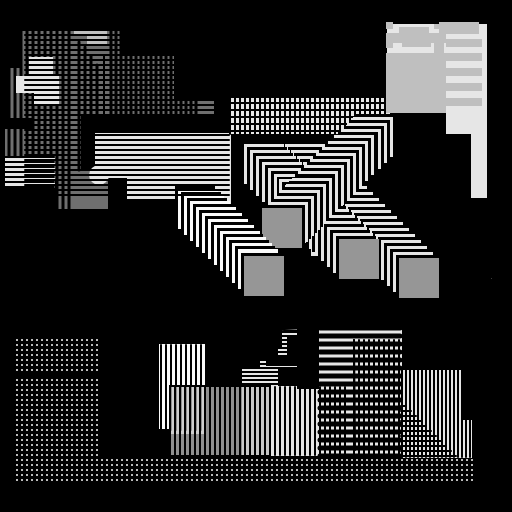
Frame 1 (no input)
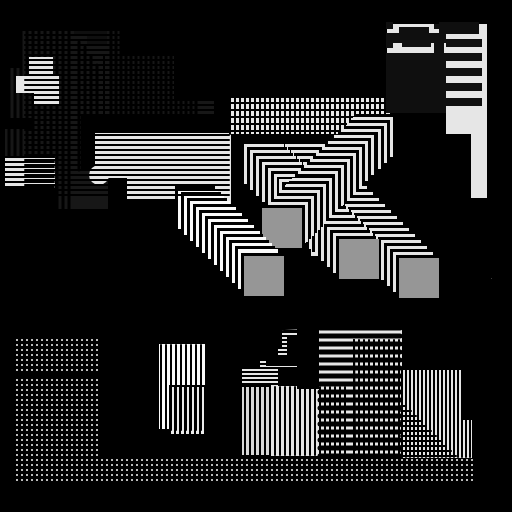
Frame 60 (no input)
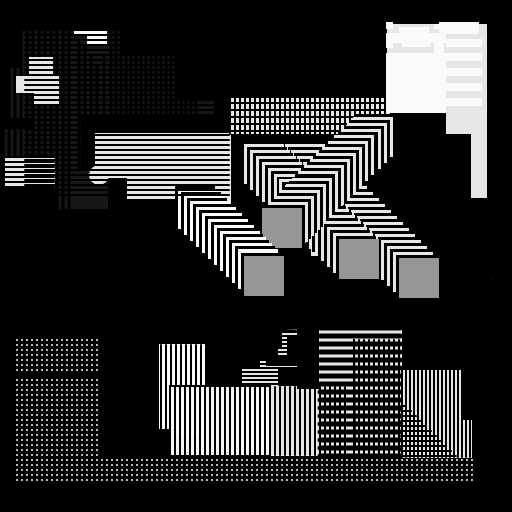
Frame 120 (the mouse pressed at the canvas centre since frame 60)

The p5.js sketch that drew these frames (run headless with seeded random() and noise() and a simulated clock; from frame 60 on, the mouse is pressed at the canvas centre):

// p5.js sketch
// ── sketch.js
function setup() {
  createCanvas(512, 512);
}

function draw() {
  var r = 1;
  var g = 1;
  var b = 1;
  r = random(0, 155);
  g = random(0, 255);
  b = random(0, 255);

  background(0);
  

  frameRate(30);

  strokeWeight(0);
  fill(r);
  rect(21, 31, 100, 50);
  rect(74, 56, 100, 50);
  rect(10, 68, 100, 50);
  rect(34, 100, 180, 50);

  strokeWeight(0);
  //230
  fill(r);
  rect(5, 129, 100, 50);
  rect(58, 159, 50, 50);

  fill(230);
  rect(387, 24, 100, 100);
  fill(230);
  strokeWeight(0);
  rect(230, 98, 257, 100);

  fill(230);
  rect(24, 250, 210, 80);
  rect(127, 156, 230, 100);

  fill(230);
  rect(242, 328, 230, 130);

  fill(0);
  rect(81, 116, 149, 55);

  fill(230);
  rect(95, 133, 139, 45);

  fill(0);
  rect(390, 113, 56, 30);

  strokeWeight(0);
  fill(0);
  line(346, 141, 346, 191);

  fill(0);
  for (var i = 346; i < 400; i += 4) {
    line(i, 141, i, 191);
    fill(0);
    rect(127, 242, 120, 66);
    rect(126, 199, 100, 100);
  }

  fill(0);
  rect(241, 189, 70, 70);

  // cuadrado que cambia tonalidades
  fill(250);
  rect(45, 344, 160, 90);
  strokeWeight(0);

  strokeWeight(2);
  fill(0);

  strokeWeight(2);
  fill(0);

  for (var x = 230; x < 390; x += 5) {
    line(x, 98, x, 134);
  }
  push();
  fill(0);
  line(230, 103, 386, 103);
  line(230, 110, 386, 110);
  line(230, 117, 386, 117);
  line(230, 124, 386, 124);
  line(230, 131, 386, 131);
  pop();

  //lineas verticales del rectangulo de abajo a la izquierda
  strokeWeight(2);
  for (var e = 46; e < 206; e += 5) {
    fill(0);
    line(e, 345, e, 430);
  }

  //250
  fill(b, b);

  rect(170, 386, 100, 70);
  fill(0);
  line(170, 387, 170, 455);
  line(175, 387, 175, 455);

  //lineas verticales del rectangulo de abajo a la derecha
  for (var r = 170; r < 350; r += 5) {
    line(r, 387, r, 455);
  }

  strokeWeight(5);
  for (var h = 320; h < 600; h += 8) {
    line(320, h, 400, h);
  }
  strokeWeight(0);
  fill(230);
  rect(402, 278, 90, 60);

  fill(0);

  for (var g = 401; g < 500; g += 5) {
    line(401, g, 491, g);
  }

  fill(0);
  rect(242, 328, 40, 20);
  fill(0);
  rect(240, 347, 20, 20);
  fill(0);
  rect(297, 327, 22, 62);

  strokeWeight(2);
  fill(0);
  line(401, 278, 491, 278);

  for (var y = 401; y < 601; y += 5) {
    line(401, y, y, y);
  }

  fill(0);
  line(354, 340, 355, 450);
  for (var f = 354; f < 400; f += 5) {
    line(f, 340, f, 455);
  }
  fill(0);
  rect(240, 457, 100, 10);
  fill(0);
  rect(45, 430, 123, 10);
  strokeWeight(3);
  line(97, 65, 97, 120);
  line(91, 56, 91, 130);
  line(85, 47, 85, 140);
  line(79, 42, 79, 170);

  for (var t = 9; t < 70; t += 6) {
    line(t, 30, t, 247);
  }
  strokeWeight(0);
  fill(230);
  rect(29, 57, 24, 20);
  fill(230);
  rect(16, 76, 24, 17);
  rect(34, 75, 25, 29);
  rect(5, 158, 50, 30);

  fill(0);
  rect(231, 134, 240, 100);

  strokeWeight(2);

  fill(0);
  line(5, 157, 54, 157);
  line(5, 162, 54, 162);
  line(5, 167, 54, 167);
  line(5, 172, 54, 172);
  line(5, 177, 54, 177);
  line(5, 182, 54, 182);
  line(5, 187, 54, 187);

  fill(0);
  rect(279, 370, 30, 15);
  rect(267, 356, 29, 9);
  rect(288, 337, 10, 18);
  strokeWeight(2);
  fill(0);
  line(104, 55, 104, 116);

  fill(0);
  line(240, 322, 307, 326);
  line(240, 328, 307, 331);

  for (var e = 260; e < 385; e += 4) {
    line(240, e, 307, e);
  }
  fill(0);
  rect(237, 329, 40, 30);
  rect(462, 349, 100, 70);

  strokeWeight(3);
  for (var q = 111; q < 200; q += 5) {
    line(q, 31, q, 115);
  }

  strokeWeight(0);

  fill(b);
  rect(74, 31, 33, 5);
  rect(87, 36, 20, 8);

  rect(386, 33, 60, 10);
  rect(399, 27, 30, 10);
  rect(439, 22, 40, 12);

  rect(386, 22, 7, 7);
  rect(434, 24, 7, 5);
  rect(386, 41, 7, 7);
  rect(386, 53, 60, 60);
  rect(434, 43, 10, 10);
  rect(402, 40, 29, 7);
  rect(446, 39, 36, 8);
  rect(446, 53, 36, 8);
  rect(446, 68, 36, 8);
  rect(446, 83, 36, 8);
  rect(446, 98, 36, 8);
  fill(230);
  circle(99, 175, 20);

  //seguidilla de cuadrados 1
  fill(0);
  rect(282, 141, 40, 40);
  fill(230);
  rect(285, 144, 40, 40);
  fill(0);
  rect(288, 147, 40, 40);
  fill(230);
  rect(291, 150, 40, 40);
  fill(0);
  rect(294, 153, 40, 40);
  fill(230);
  rect(297, 156, 40, 40);
  fill(0);
  rect(300, 159, 40, 40);
  fill(230);
  rect(303, 162, 40, 40);

  fill(0);
  rect(306, 165, 40, 40);
  fill(230);
  rect(309, 168, 40, 40);
  fill(0);
  rect(312, 171, 40, 40);
  fill(230);
  rect(315, 174, 40, 40);
  fill(0);
  rect(318, 177, 40, 40);
  fill(230);
  rect(321, 180, 40, 40);
  fill(0);
  rect(324, 183, 40, 40);
  fill(230);
  rect(327, 186, 40, 40);

  fill(0);
  rect(330, 189, 40, 40);
  fill(230);
  rect(333, 192, 40, 40);
  fill(0);
  rect(336, 195, 40, 40);
  fill(230);
  rect(339, 198, 40, 40);
  fill(0);
  rect(342, 201, 40, 40);
  fill(230);
  rect(345, 204, 40, 40);
  fill(0);
  rect(348, 207, 40, 40);
  fill(230);
  rect(351, 210, 40, 40);

  fill(0);
  rect(354, 213, 40, 40);
  fill(230);
  rect(357, 216, 40, 40);
  fill(0);
  rect(360, 219, 40, 40);
  fill(230);
  rect(363, 222, 40, 40);
  fill(0);
  rect(366, 225, 40, 40);
  fill(230);
  rect(369, 228, 40, 40);
  fill(0);
  rect(372, 231, 40, 40);
  fill(230);
  rect(375, 234, 40, 40);

  fill(0);
  rect(378, 237, 40, 40);
  fill(230);
  rect(381, 240, 40, 40);
  fill(0);
  rect(384, 243, 40, 40);
  fill(230);
  rect(387, 246, 40, 40);
  fill(0);
  rect(390, 249, 40, 40);
  fill(230);
  rect(393, 252, 40, 40);
  fill(0);
  rect(396, 255, 40, 40);
  fill(150);
  rect(399, 258, 40, 40);

  // seguidilla de cuadrados 1
  fill(0);
  rect(241, 141, 40, 40);
  fill(230);
  rect(244, 144, 40, 40);
  fill(0);
  rect(247, 147, 40, 40);
  fill(230);
  rect(250, 150, 40, 40);
  fill(0);
  rect(253, 153, 40, 40);
  fill(230);
  rect(256, 156, 40, 40);
  fill(0);
  rect(259, 159, 40, 40);
  fill(230);
  rect(262, 162, 40, 40);
  fill(0);
  rect(265, 165, 40, 40);

  fill(230);
  rect(268, 168, 40, 40);
  fill(0);
  rect(271, 171, 40, 40);
  fill(230);
  rect(274, 174, 40, 40);
  fill(0);
  rect(277, 177, 40, 40);

  fill(230);
  rect(279, 179, 40, 40);
  fill(0);
  rect(282, 182, 40, 40);
  fill(230);
  rect(285, 185, 40, 40);
  fill(0);
  rect(288, 188, 40, 40);

  fill(230);
  rect(291, 191, 40, 40);
  fill(0);
  rect(294, 194, 40, 40);
  fill(230);
  rect(297, 197, 40, 40);
  fill(0);
  rect(300, 200, 40, 40);

  fill(230);
  rect(303, 203, 40, 40);
  fill(0);
  rect(306, 206, 40, 40);
  fill(230);
  rect(309, 209, 40, 40);
  fill(0);
  rect(312, 212, 40, 40);
  fill(230);
  rect(315, 215, 40, 40);
  fill(0);
  rect(318, 218, 40, 40);
  fill(230);
  rect(321, 221, 40, 40);
  fill(0);
  rect(324, 224, 40, 40);
  fill(230);
  rect(327, 227, 40, 40);
  fill(0);
  rect(330, 230, 40, 40);
  fill(230);
  rect(333, 233, 40, 40);
  fill(0);
  rect(336, 236, 40, 40);
  fill(150);
  rect(339, 239, 40, 40);

  ////////seguidilla de cuadrados 2

  fill(0);
  rect(356, 114, 40, 40);
  fill(230);
  rect(353, 117, 40, 40);
  fill(0);
  rect(350, 120, 40, 40);
  fill(230);
  rect(347, 123, 40, 40);

  fill(0);
  rect(344, 126, 40, 40);
  fill(230);
  rect(341, 129, 40, 40);
  fill(0);
  rect(338, 132, 40, 40);
  fill(230);
  rect(334, 135, 40, 40);

  fill(0);
  rect(331, 138, 40, 40);
  fill(230);
  rect(328, 141, 40, 40);
  fill(0);
  rect(325, 144, 40, 40);
  fill(230);
  rect(322, 147, 40, 40);
  fill(0);
  rect(319, 150, 40, 40);
  fill(230);
  rect(316, 153, 40, 40);
  fill(0);
  rect(313, 156, 40, 40);
  fill(230);
  rect(310, 159, 40, 40);
  fill(0);
  rect(307, 162, 40, 40);
  fill(230);
  rect(304, 165, 40, 40);
  fill(0);
  rect(301, 168, 40, 40);
  fill(230);
  rect(298, 171, 40, 40);

  fill(0);
  rect(295, 174, 40, 40);
  fill(230);
  rect(292, 178, 40, 40);
  fill(0);
  rect(289, 181, 40, 40);
  fill(230);
  rect(286, 184, 40, 40);

  fill(0);
  rect(283, 187, 40, 40);
  fill(230);
  rect(280, 190, 40, 40);
  fill(0);
  rect(277, 193, 40, 40);
  fill(230);
  rect(274, 196, 40, 40);

  fill(0);
  rect(271, 199, 40, 40);
  fill(230);
  rect(268, 202, 40, 40);
  fill(0);
  rect(265, 205, 40, 40);
  fill(150);
  rect(262, 208, 40, 40);

  //seguidilla de cuadrados 3
  fill(0);
  rect(175, 186, 40, 40);
  fill(250);
  rect(178, 189, 40, 40);
  fill(0);
  rect(181, 192, 40, 40);
  fill(250);
  rect(184, 195, 40, 40);
  fill(0);
  rect(187, 198, 40, 40);
  fill(250);
  rect(190, 201, 40, 40);
  fill(0);
  rect(193, 204, 40, 40);
  fill(250);
  rect(196, 207, 40, 40);
  fill(0);
  rect(199, 210, 40, 40);
  fill(250);
  rect(202, 213, 40, 40);
  fill(0);
  rect(205, 216, 40, 40);
  fill(250);
  rect(208, 219, 40, 40);
  fill(0);
  rect(211, 222, 40, 40);
  fill(250);
  rect(214, 225, 40, 40);
  fill(0);
  rect(217, 228, 40, 40);
  fill(250);
  rect(220, 231, 40, 40);
  fill(0);
  rect(223, 234, 40, 40);
  fill(250);
  rect(226, 237, 40, 40);
  fill(0);
  rect(229, 240, 40, 40);

  fill(250);
  rect(232, 243, 40, 40);
  fill(0);
  rect(235, 246, 40, 40);
  fill(250);
  rect(238, 249, 40, 40);
  fill(0);
  rect(241, 253, 40, 40);
  fill(150);
  rect(244, 256, 40, 40);

  /////

  fill(0);
  rect(402, 301, 150, 69);
  rect(402, 298, 90, 30);
  rect(439, 279, 70, 20);

  strokeWeight(2);
  fill(0);

  fill(0);
  line(402, 370, 402, 457);

  for (var ww = 402; ww < 500; ww += 4) {
    line(ww, 370, ww, 457);
  }

  rect(164, 304, 70, 30);

  for (var q = 25; q < 200; q += 5) {
    line(25, q, 229, q);
  }

  fill(0);
  rect(19, 248, 150, 90);

  fill(0);
  rect(115, 250, 70, 20);
  rect(28, 322, 130, 120);

  push();
  for (bv = 17; bv < 100; bv += 5) {
    stroke(250);
    point(bv, 340);
  }

  for (ws = 17; ws < 100; ws += 5) {
    point(ws, 345);
  }

  for (re = 17; re < 100; re += 5) {
    point(re, 350);
  }
  for (qh = 17; qh < 100; qh += 5) {
    point(qh, 355);
  }
  for (jn = 17; jn < 100; jn += 5) {
    point(jn, 360);
  }
  for (kk = 17; kk < 100; kk += 5) {
    point(kk, 365);
  }
  for (rs = 17; rs < 100; rs += 5) {
    point(rs, 370);
  }
  for (df = 17; rs < 100; rs += 5) {
    point(df, 375);
  }
  for (tq = 17; tq < 100; tq += 5) {
    point(tq, 380);
  }

  for (nm = 17; nm < 100; nm += 5) {
    point(nm, 385);
  }
  for (uj = 17; uj < 100; uj += 5) {
    point(uj, 390);
  }
  stroke(250);
  for (vf = 17; vf < 100; vf += 5) {
    point(vf, 395);
  }

  for (sr = 17; sr < 100; sr += 5) {
    point(sr, 400);
  }

  for (qw = 17; qw < 100; qw += 5) {
    point(qw, 405);
  }

  for (ml = 17; ml < 100; ml += 5) {
    point(ml, 410);
  }

  for (ll = 17; ll < 100; ll += 5) {
    point(ll, 415);
  }
  for (hg = 17; hg < 100; hg += 5) {
    point(hg, 420);
  }
  for (jy = 17; jy < 100; jy += 5) {
    point(jy, 425);
  }

  for (bn = 17; bn < 100; bn += 5) {
    point(bn, 430);
  }

  for (zp = 17; zp < 100; zp += 5) {
    point(zp, 435);
  }

  for (tr = 17; tr < 100; tr += 5) {
    point(tr, 440);
  }

  for (tr = 17; tr < 100; tr += 5) {
    point(tr, 445);
  }

  for (uh = 17; uh < 100; uh += 5) {
    point(uh, 450);
  }
  for (yb = 17; yb < 100; yb += 5) {
    point(yb, 455);
  }

  for (er = 17; er < 475; er += 5) {
    point(er, 460);
  }

  for (yt = 17; yt < 475; yt += 5) {
    point(yt, 465);
  }
  for (yy = 17; yy < 475; yy += 5) {
    point(yy, 470);
  }
  for (ey = 17; ey < 475; ey += 5) {
    point(ey, 475);
  }

  for (we = 17; we < 475; we += 5) {
    point(we, 480);
  }
  pop();

  
  stroke(0)

  
}
